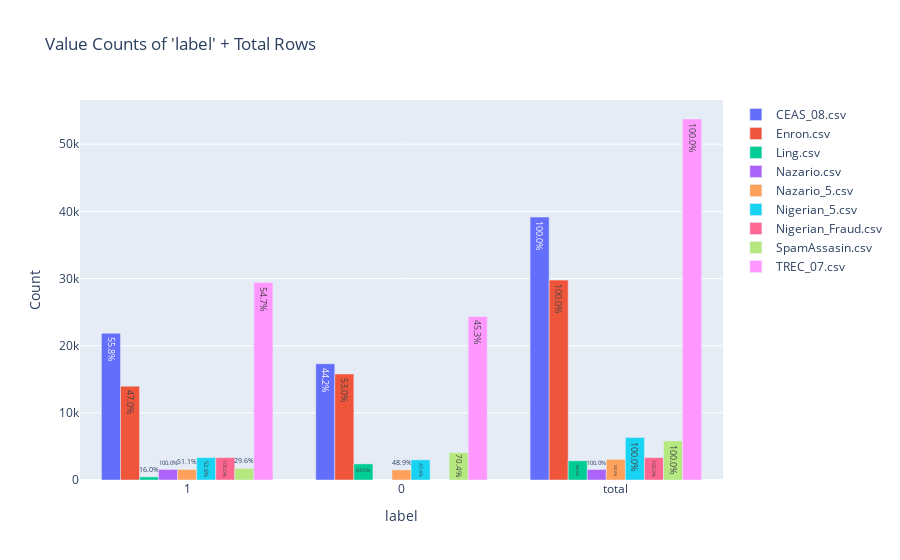

Here is the notebook cell this chart was saved with:
### Code cell
import os
import pandas as pd
import plotly.graph_objects as go

# Path to your folder
   # change this to your folder
base_path = os.curdir
folder_path = "datasets"
folder_path = os.path.join(base_path, folder_path)
exclude = ['four_row_phishtank_scraped_dataset_670K.csv']
# Read all CSV files in the folder
dataframes = []
for file in os.listdir(folder_path):
    if file.endswith(".csv"):
        if file not in exclude:
            file_path = os.path.join(folder_path, file)

            print(file_path)
            df = pd.read_csv(file_path)
            dataframes.append((file,df))

# Concatenate all dataframes
if len(dataframes) == 0:
    raise ValueError("No CSV files found in the folder.")

# Choose a column to analyze (change this to your desired column)
column_name = "label"   # replace with your actual column
fig = go.Figure()

for file_name, df in dataframes:
    # Rename 0/1 to labels safely
    df[column_name] = df[column_name].astype(str)
    #df.loc[df[column_name] == 1, column_name] = "spam"
    #df.loc[df[column_name] == 0, column_name] = "legitimate"

    # Value counts
    value_counts = df[column_name].value_counts().reset_index()
    value_counts.columns = [column_name, "count"]

    # Add total row
    value_counts_with_total = pd.concat([
        value_counts,
        pd.DataFrame({column_name: ["total"], "count": [df.shape[0]]})
    ], ignore_index=True)

    # Compute percentage relative to total
    value_counts_with_total["percent"] = value_counts_with_total["count"] / df.shape[0] * 100

    # Add bar trace with percentages on top
    fig.add_bar(
        x=value_counts_with_total[column_name],
        y=value_counts_with_total["count"],
        name=file_name,
        text=value_counts_with_total["percent"].apply(lambda x: f"{x:.1f}%"),
        textposition="auto"
    )

fig.update_layout(
    title=f"Value Counts of '{column_name}' + Total Rows",
    xaxis_title=column_name,
    yaxis_title="Count",
    barmode="group"
)

fig.show()
column_text = "body"
column_label = "label"

### Figure 1 — Plotly figure (JSON) as saved in the notebook; plotly's stock layout.template omitted (floating-point values rounded to 4 significant figures)
{"data": [{"name": "CEAS_08.csv", "text": ["55.8%", "44.2%", "100.0%"], "textposition": "auto", "type": "bar", "x": ["1", "0", "total"], "y": [21842, 17312, 39154]}, {"name": "Enron.csv", "text": ["53.0%", "47.0%", "100.0%"], "textposition": "auto", "type": "bar", "x": ["0", "1", "total"], "y": [15791, 13976, 29767]}, {"name": "Ling.csv", "text": ["84.0%", "16.0%", "100.0%"], "textposition": "auto", "type": "bar", "x": ["0", "1", "total"], "y": [2401, 458, 2859]}, {"name": "Nazario.csv", "text": ["100.0%", "100.0%"], "textposition": "auto", "type": "bar", "x": ["1", "total"], "y": [1565, 1565]}, {"name": "Nazario_5.csv", "text": ["51.1%", "48.9%", "100.0%"], "textposition": "auto", "type": "bar", "x": ["1", "0", "total"], "y": [1565, 1500, 3065]}, {"name": "Nigerian_5.csv", "text": ["52.6%", "47.4%", "100.0%"], "textposition": "auto", "type": "bar", "x": ["1", "0", "total"], "y": [3332, 2999, 6331]}, {"name": "Nigerian_Fraud.csv", "text": ["100.0%", "100.0%"], "textposition": "auto", "type": "bar", "x": ["1", "total"], "y": [3332, 3332]}, {"name": "SpamAssasin.csv", "text": ["70.4%", "29.6%", "100.0%"], "textposition": "auto", "type": "bar", "x": ["0", "1", "total"], "y": [4091, 1718, 5809]}, {"name": "TREC_07.csv", "text": ["54.7%", "45.3%", "100.0%"], "textposition": "auto", "type": "bar", "x": ["1", "0", "total"], "y": [29399, 24358, 53757]}], "layout": {"barmode": "group", "title": {"text": "Value Counts of 'label' + Total Rows"}, "xaxis": {"title": {"text": "label"}}, "yaxis": {"title": {"text": "Count"}}}}
